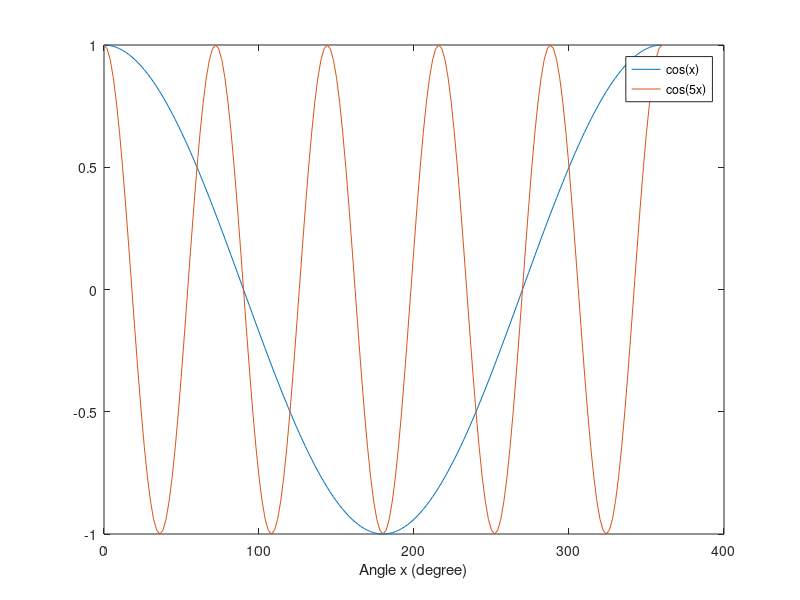
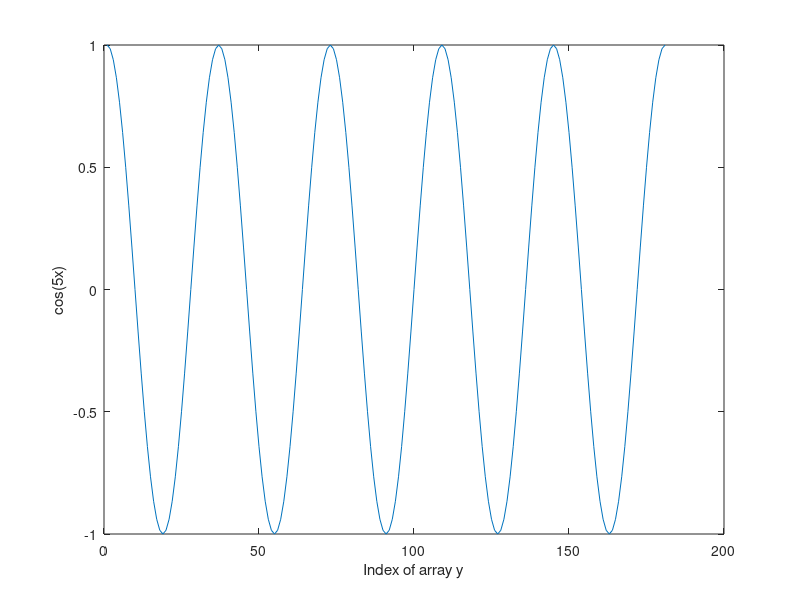

Recreate these plots in MATLAB, in order.
close all
clear all
clc

x=0:2:360;        % (in degree) first_value : increment : last_value

% plot(x_axis_variable,y_axis_variable)
plot(x,cosd(x));  % cosd() function takes argument in degrees
hold on
plot(x,cosd(5*x));
xlabel('Angle x (degree)');
legend('cos(x)','cos(5x)')
                    
%%
figure
y=cosd(5*x);
plot(y)    % polts value of y w.r.t its index [y(1) y(2) y(3) ... y(end)]
xlabel('Index of array y')
ylabel('cos(5x)')
